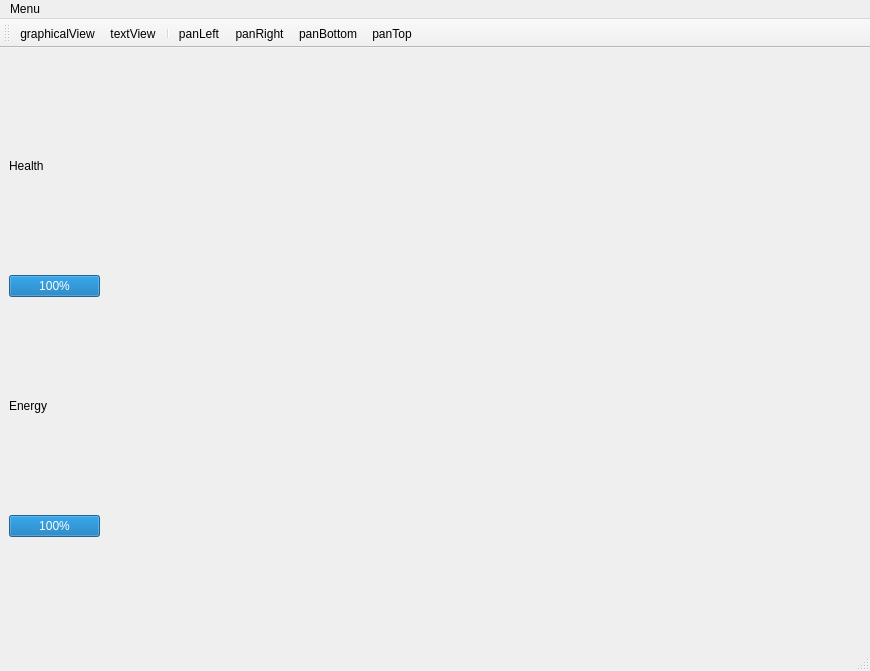
<?xml version="1.0" encoding="UTF-8"?>
<ui version="4.0">
 <class>MainWindow</class>
 <widget class="QMainWindow" name="MainWindow">
  <property name="geometry">
   <rect>
    <x>0</x>
    <y>0</y>
    <width>870</width>
    <height>671</height>
   </rect>
  </property>
  <property name="windowTitle">
   <string>MainWindow</string>
  </property>
  <widget class="QWidget" name="centralwidget">
   <layout class="QHBoxLayout" name="horizontalLayout">
    <item>
     <layout class="QHBoxLayout" name="mainLayout">
      <item>
       <layout class="QVBoxLayout" name="barLayout">
        <property name="spacing">
         <number>0</number>
        </property>
        <property name="sizeConstraint">
         <enum>QLayout::SetDefaultConstraint</enum>
        </property>
        <item>
         <widget class="QLabel" name="healthLabel">
          <property name="sizePolicy">
           <sizepolicy hsizetype="Maximum" vsizetype="Maximum">
            <horstretch>0</horstretch>
            <verstretch>0</verstretch>
           </sizepolicy>
          </property>
          <property name="text">
           <string>Health</string>
          </property>
         </widget>
        </item>
        <item>
         <widget class="QProgressBar" name="healthBar">
          <property name="sizePolicy">
           <sizepolicy hsizetype="Maximum" vsizetype="Maximum">
            <horstretch>0</horstretch>
            <verstretch>0</verstretch>
           </sizepolicy>
          </property>
          <property name="value">
           <number>100</number>
          </property>
          <property name="alignment">
           <set>Qt::AlignLeading|Qt::AlignLeft|Qt::AlignTop</set>
          </property>
         </widget>
        </item>
        <item>
         <widget class="QLabel" name="energyLabel">
          <property name="sizePolicy">
           <sizepolicy hsizetype="Maximum" vsizetype="Maximum">
            <horstretch>0</horstretch>
            <verstretch>0</verstretch>
           </sizepolicy>
          </property>
          <property name="text">
           <string>Energy</string>
          </property>
         </widget>
        </item>
        <item>
         <widget class="QProgressBar" name="energyBar">
          <property name="sizePolicy">
           <sizepolicy hsizetype="Maximum" vsizetype="Maximum">
            <horstretch>0</horstretch>
            <verstretch>0</verstretch>
           </sizepolicy>
          </property>
          <property name="value">
           <number>100</number>
          </property>
          <property name="alignment">
           <set>Qt::AlignLeading|Qt::AlignLeft|Qt::AlignTop</set>
          </property>
         </widget>
        </item>
       </layout>
      </item>
      <item>
       <widget class="QStackedWidget" name="viewWidget">
        <property name="currentIndex">
         <number>1</number>
        </property>
        <widget class="QWidget" name="end">
         <widget class="QFrame" name="frame">
          <property name="geometry">
           <rect>
            <x>-1</x>
            <y>-1</y>
            <width>751</width>
            <height>581</height>
           </rect>
          </property>
          <property name="frameShape">
           <enum>QFrame::StyledPanel</enum>
          </property>
          <property name="frameShadow">
           <enum>QFrame::Raised</enum>
          </property>
          <property name="lineWidth">
           <number>1</number>
          </property>
          <widget class="QLabel" name="label">
           <property name="geometry">
            <rect>
             <x>250</x>
             <y>140</y>
             <width>211</width>
             <height>71</height>
            </rect>
           </property>
           <property name="font">
            <font>
             <pointsize>40</pointsize>
            </font>
           </property>
           <property name="text">
            <string>DEFEAT</string>
           </property>
           <property name="alignment">
            <set>Qt::AlignCenter</set>
           </property>
          </widget>
         </widget>
        </widget>
        <widget class="QWidget" name="view1"/>
        <widget class="QWidget" name="view2"/>
       </widget>
      </item>
     </layout>
    </item>
   </layout>
  </widget>
  <widget class="QStatusBar" name="statusbar"/>
  <widget class="QMenuBar" name="menuBar">
   <property name="geometry">
    <rect>
     <x>0</x>
     <y>0</y>
     <width>870</width>
     <height>22</height>
    </rect>
   </property>
   <widget class="QMenu" name="menuMenu">
    <property name="title">
     <string>Menu</string>
    </property>
    <addaction name="actionOpen_world"/>
    <addaction name="actionQuit"/>
   </widget>
   <addaction name="menuMenu"/>
  </widget>
  <widget class="QToolBar" name="toolBar">
   <property name="windowTitle">
    <string>toolBar</string>
   </property>
   <attribute name="toolBarArea">
    <enum>TopToolBarArea</enum>
   </attribute>
   <attribute name="toolBarBreak">
    <bool>false</bool>
   </attribute>
   <addaction name="actiongraphicalView"/>
   <addaction name="actiontextView"/>
   <addaction name="separator"/>
   <addaction name="actionpanLeft"/>
   <addaction name="actionpanRight"/>
   <addaction name="actionpanBottom"/>
   <addaction name="actionpanTop"/>
  </widget>
  <action name="actionOpen_world">
   <property name="text">
    <string>Open world...</string>
   </property>
  </action>
  <action name="actionQuit">
   <property name="text">
    <string>Quit</string>
   </property>
  </action>
  <action name="actiongraphicalView">
   <property name="text">
    <string>graphicalView</string>
   </property>
  </action>
  <action name="actiontextView">
   <property name="text">
    <string>textView</string>
   </property>
  </action>
  <action name="actionpanLeft">
   <property name="text">
    <string>panLeft</string>
   </property>
  </action>
  <action name="actionpanRight">
   <property name="text">
    <string>panRight</string>
   </property>
  </action>
  <action name="actionpanTop">
   <property name="text">
    <string>panTop</string>
   </property>
  </action>
  <action name="actionpanBottom">
   <property name="text">
    <string>panBottom</string>
   </property>
  </action>
 </widget>
 <resources/>
 <connections/>
</ui>
